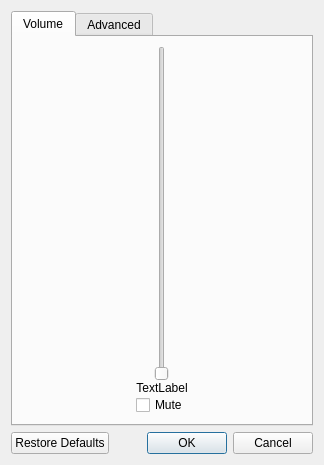
<?xml version="1.0" encoding="UTF-8"?>
<ui version="4.0">
 <class>MainDialog</class>
 <widget class="QDialog" name="MainDialog">
  <property name="geometry">
   <rect>
    <x>0</x>
    <y>0</y>
    <width>324</width>
    <height>465</height>
   </rect>
  </property>
  <property name="windowTitle">
   <string>Rosalie's Mupen GUI - Audio Plugin</string>
  </property>
  <layout class="QVBoxLayout" name="verticalLayout">
   <item>
    <widget class="QTabWidget" name="tabWidget">
     <property name="currentIndex">
      <number>0</number>
     </property>
     <widget class="QWidget" name="tab">
      <attribute name="title">
       <string>Volume</string>
      </attribute>
      <layout class="QVBoxLayout" name="verticalLayout_4">
       <item>
        <layout class="QHBoxLayout" name="horizontalLayout_5">
         <property name="spacing">
          <number>0</number>
         </property>
         <item>
          <spacer name="horizontalSpacer">
           <property name="orientation">
            <enum>Qt::Orientation::Horizontal</enum>
           </property>
           <property name="sizeHint" stdset="0">
            <size>
             <width>40</width>
             <height>20</height>
            </size>
           </property>
          </spacer>
         </item>
         <item>
          <layout class="QVBoxLayout" name="verticalLayout_3">
           <item alignment="Qt::AlignmentFlag::AlignHCenter">
            <widget class="QSlider" name="volumeSlider">
             <property name="maximum">
              <number>100</number>
             </property>
             <property name="orientation">
              <enum>Qt::Orientation::Vertical</enum>
             </property>
            </widget>
           </item>
           <item>
            <widget class="QLabel" name="volumeLabel">
             <property name="layoutDirection">
              <enum>Qt::LayoutDirection::LeftToRight</enum>
             </property>
             <property name="text">
              <string>TextLabel</string>
             </property>
             <property name="alignment">
              <set>Qt::AlignmentFlag::AlignCenter</set>
             </property>
            </widget>
           </item>
           <item>
            <widget class="QCheckBox" name="muteCheckBox">
             <property name="text">
              <string>Mute</string>
             </property>
            </widget>
           </item>
          </layout>
         </item>
         <item>
          <spacer name="horizontalSpacer_2">
           <property name="orientation">
            <enum>Qt::Orientation::Horizontal</enum>
           </property>
           <property name="sizeHint" stdset="0">
            <size>
             <width>40</width>
             <height>20</height>
            </size>
           </property>
          </spacer>
         </item>
        </layout>
       </item>
      </layout>
     </widget>
     <widget class="QWidget" name="tab_2">
      <attribute name="title">
       <string>Advanced</string>
      </attribute>
      <layout class="QVBoxLayout" name="verticalLayout_2">
       <item>
        <layout class="QHBoxLayout" name="horizontalLayout">
         <item>
          <widget class="QLabel" name="label_2">
           <property name="text">
            <string>Default frequency</string>
           </property>
          </widget>
         </item>
         <item>
          <widget class="QSpinBox" name="defaultFrequencySpinBox">
           <property name="minimum">
            <number>1</number>
           </property>
           <property name="maximum">
            <number>100000</number>
           </property>
           <property name="singleStep">
            <number>100</number>
           </property>
          </widget>
         </item>
        </layout>
       </item>
       <item>
        <layout class="QHBoxLayout" name="horizontalLayout_6">
         <item>
          <widget class="QLabel" name="label">
           <property name="text">
            <string>Resampler</string>
           </property>
          </widget>
         </item>
         <item>
          <widget class="QComboBox" name="resamplerComboBox">
           <item>
            <property name="text">
             <string>trivial</string>
            </property>
           </item>
           <item>
            <property name="text">
             <string>speex-fixed-0</string>
            </property>
           </item>
           <item>
            <property name="text">
             <string>speex-fixed-1</string>
            </property>
           </item>
           <item>
            <property name="text">
             <string>speex-fixed-2</string>
            </property>
           </item>
           <item>
            <property name="text">
             <string>speex-fixed-3</string>
            </property>
           </item>
           <item>
            <property name="text">
             <string>speex-fixed-4</string>
            </property>
           </item>
           <item>
            <property name="text">
             <string>speex-fixed-5</string>
            </property>
           </item>
           <item>
            <property name="text">
             <string>speex-fixed-6</string>
            </property>
           </item>
           <item>
            <property name="text">
             <string>speex-fixed-7</string>
            </property>
           </item>
           <item>
            <property name="text">
             <string>speex-fixed-8</string>
            </property>
           </item>
           <item>
            <property name="text">
             <string>speex-fixed-9</string>
            </property>
           </item>
           <item>
            <property name="text">
             <string>speex-fixed-10</string>
            </property>
           </item>
           <item>
            <property name="text">
             <string>src-sinc-best-quality</string>
            </property>
           </item>
           <item>
            <property name="text">
             <string>src-sinc-medium-quality</string>
            </property>
           </item>
           <item>
            <property name="text">
             <string>src-sinc-fastest</string>
            </property>
           </item>
           <item>
            <property name="text">
             <string>src-zero-order-hold</string>
            </property>
           </item>
           <item>
            <property name="text">
             <string>src-linear</string>
            </property>
           </item>
          </widget>
         </item>
        </layout>
       </item>
       <item>
        <widget class="QCheckBox" name="swapChannelsCheckBox">
         <property name="text">
          <string>Swap left and right channel</string>
         </property>
        </widget>
       </item>
       <item>
        <spacer name="verticalSpacer">
         <property name="orientation">
          <enum>Qt::Orientation::Vertical</enum>
         </property>
         <property name="sizeHint" stdset="0">
          <size>
           <width>20</width>
           <height>40</height>
          </size>
         </property>
        </spacer>
       </item>
       <item>
        <layout class="QHBoxLayout" name="emulationInfoLayout">
         <item>
          <widget class="QLabel" name="infoIconLabel_0">
           <property name="sizePolicy">
            <sizepolicy hsizetype="Minimum" vsizetype="Minimum">
             <horstretch>0</horstretch>
             <verstretch>0</verstretch>
            </sizepolicy>
           </property>
           <property name="text">
            <string/>
           </property>
           <property name="pixmap">
            <pixmap>:/Resource/Info.ico</pixmap>
           </property>
           <property name="scaledContents">
            <bool>false</bool>
           </property>
          </widget>
         </item>
         <item>
          <widget class="QLabel" name="label_7">
           <property name="sizePolicy">
            <sizepolicy hsizetype="Expanding" vsizetype="Preferred">
             <horstretch>0</horstretch>
             <verstretch>0</verstretch>
            </sizepolicy>
           </property>
           <property name="text">
            <string>Changes will be applied on next emulation run</string>
           </property>
          </widget>
         </item>
        </layout>
       </item>
      </layout>
     </widget>
    </widget>
   </item>
   <item>
    <widget class="QDialogButtonBox" name="buttonBox">
     <property name="orientation">
      <enum>Qt::Orientation::Horizontal</enum>
     </property>
     <property name="standardButtons">
      <set>QDialogButtonBox::StandardButton::Cancel|QDialogButtonBox::StandardButton::Ok|QDialogButtonBox::StandardButton::RestoreDefaults</set>
     </property>
    </widget>
   </item>
  </layout>
 </widget>
 <resources>
  <include location="UIResources.qrc"/>
 </resources>
 <connections>
  <connection>
   <sender>buttonBox</sender>
   <signal>accepted()</signal>
   <receiver>MainDialog</receiver>
   <slot>accept()</slot>
   <hints>
    <hint type="sourcelabel">
     <x>248</x>
     <y>254</y>
    </hint>
    <hint type="destinationlabel">
     <x>157</x>
     <y>274</y>
    </hint>
   </hints>
  </connection>
  <connection>
   <sender>buttonBox</sender>
   <signal>rejected()</signal>
   <receiver>MainDialog</receiver>
   <slot>reject()</slot>
   <hints>
    <hint type="sourcelabel">
     <x>316</x>
     <y>260</y>
    </hint>
    <hint type="destinationlabel">
     <x>286</x>
     <y>274</y>
    </hint>
   </hints>
  </connection>
 </connections>
</ui>
